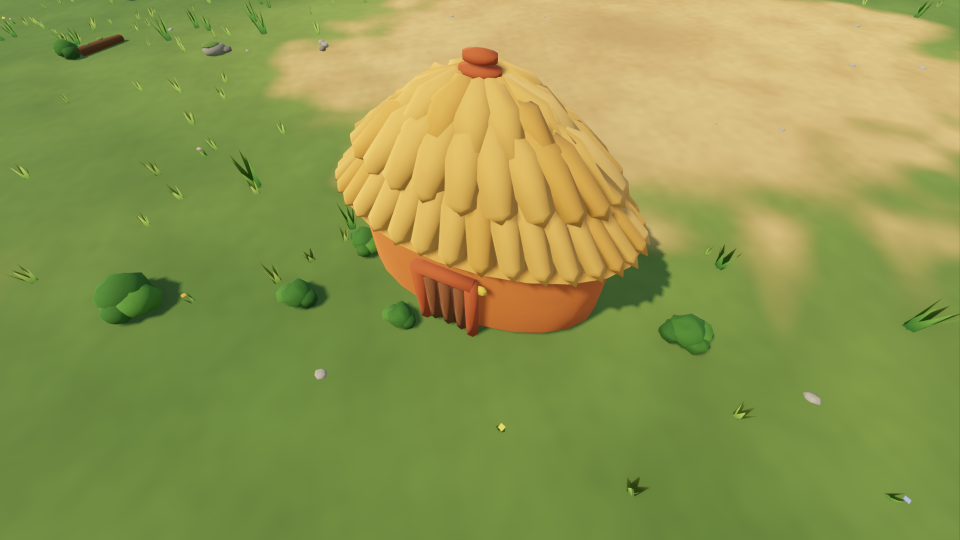
#> input picture docs/godot/screenshots/buildings_v2/house_close.png, 1920 x 1080 px (shown at 1/2 size); its folder holds 4 pictures in this run
$ python make_building_review.py --stage 1
#> lines starting #> are read from the running program, lines starting #| are printed output that depends on the picture
"""Unretouched game render and the original HUD card source, side by side."""
from pathlib import Path
import argparse,json,struct
from PIL import Image,ImageDraw,ImageFont

ROOT=Path(__file__).resolve().parents[4]
OUT=ROOT/'docs/godot/screenshots/buildings_v2'
NAMES={'house':'Дом рода','storage':'Склад','workshop':'Мастерская','kiln':'Печь','campfire':'Костёр','idol':'Идол','totem':'Тотем'}

def font(size,bold=False):return ImageFont.truetype('C:/Windows/Fonts/arialbd.ttf' if bold else 'C:/Windows/Fonts/arial.ttf',size)

def main():
    parser=argparse.ArgumentParser();parser.add_argument('--stage',choices=['1','2','3'],required=True);args=parser.parse_args()
    names={'1':['house','storage','workshop'],'2':['kiln','campfire'],'3':['idol','totem']}[args.stage]
    overview=Image.new('RGB',(1500,80+len(names)*560),'#F3E8D2');od=ImageDraw.Draw(overview)
#> after `overview = Image.new('RGB', (1500, 80 + len(names) * 560), '#F3E8D2')`:
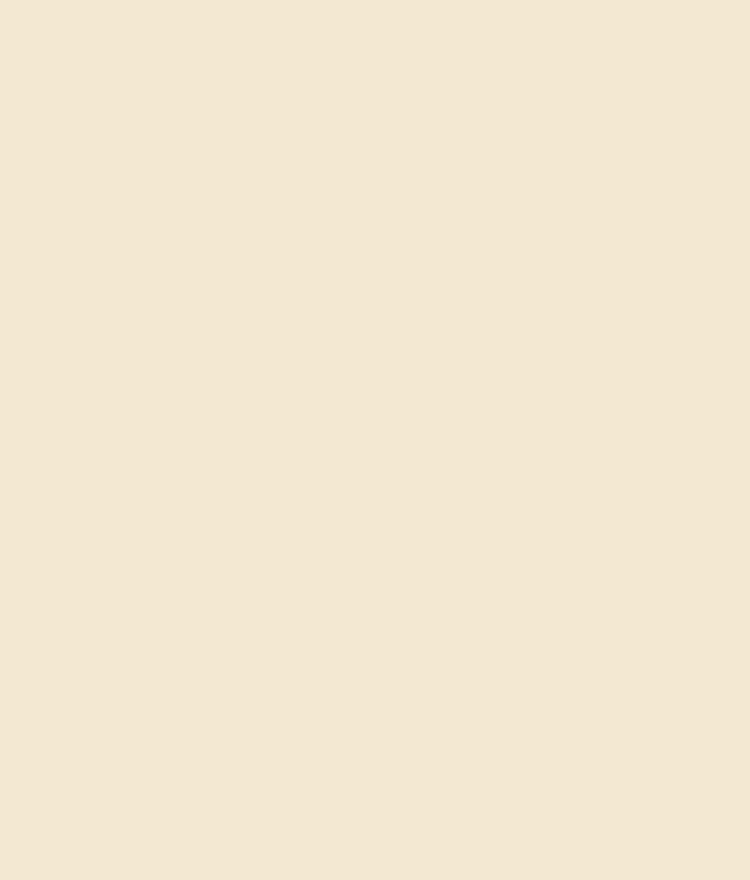
#> overview: PIL image 1500x1760 RGB (shown at 1/2 size); mean R, G, B 243, 232, 210
    od.text((22,20),'CLAYFOLK · ПОСТРОЙКИ · ЭТАП '+args.stage,font=font(28,True),fill='#4D331F')
    for index,name in enumerate(names):
        board=Image.new('RGB',(1920,1080),'#F3E8D2');d=ImageDraw.Draw(board)
#> after `board = Image.new('RGB', (1920, 1080), '#F3E8D2')`:
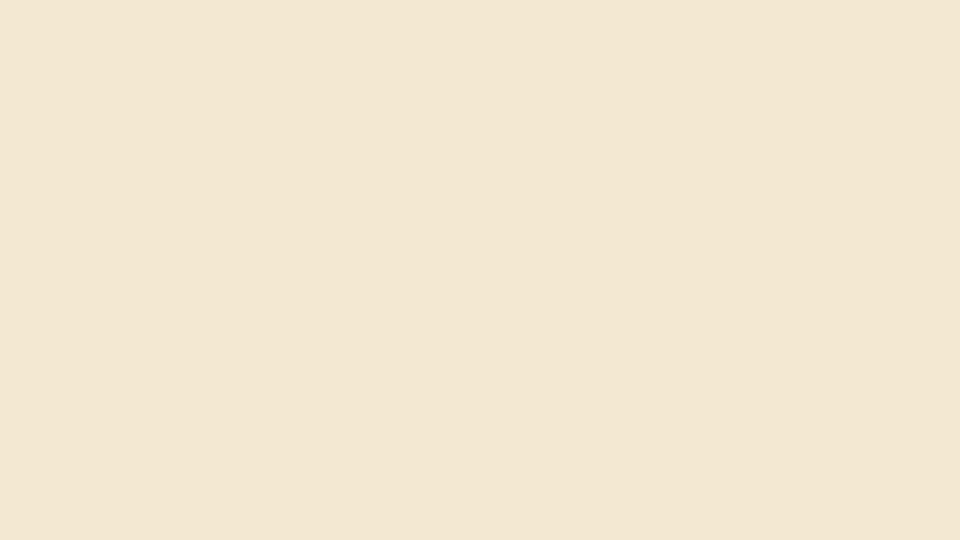
#> board: PIL image 1920x1080 RGB (shown at 1/2 size); mean R, G, B 243, 232, 210
        d.text((26,18),NAMES[name]+' · модель / карточка build_'+name,font=font(30,True),fill='#4D331F')
        game=Image.open(OUT/(name+'_close.png')).convert('RGB').crop((360,0,1560,1000))
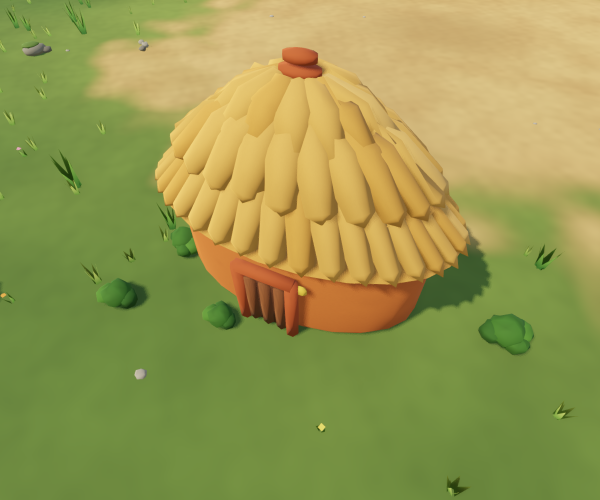
#> game: PIL image 1200x1000 RGB (shown at 1/2 size); mean R, G, B 151.5, 153.2, 80.4
        game.thumbnail((930,850),Image.Resampling.LANCZOS);board.paste(game,(20+(930-game.width)//2,100))
#> after `game.thumbnail((930, 850), Image.Resampling.LANCZOS)`:
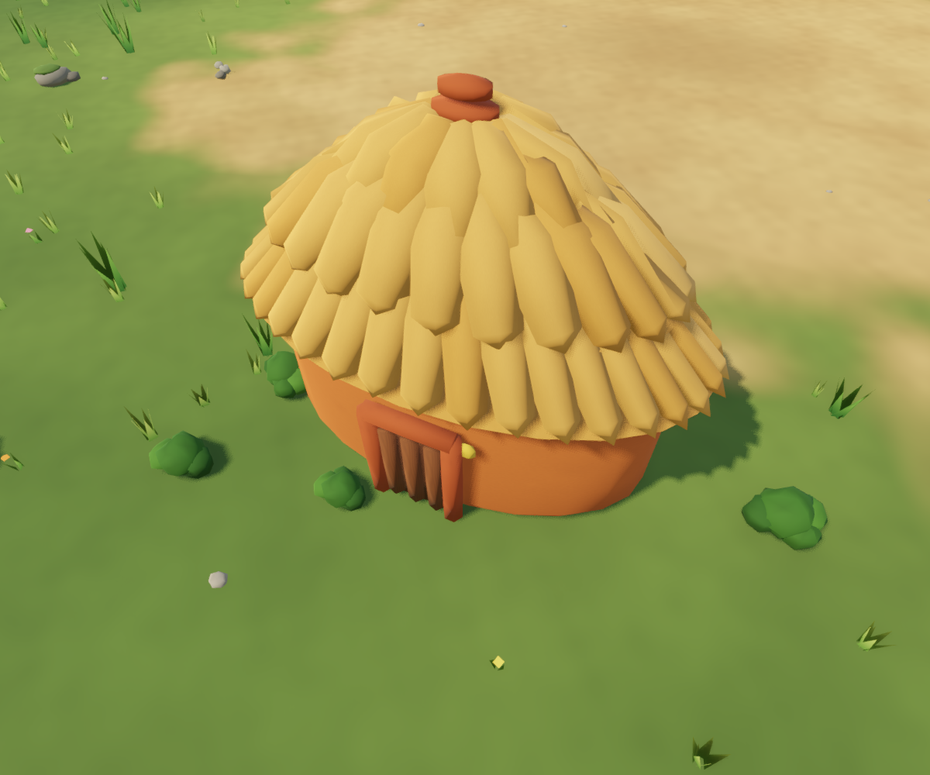
#> game: PIL image 930x775 RGB; mean R, G, B 151.5, 153.2, 80.4
#> after `board.paste(game, (20 + (930 - game.width) // 2, 100))`:
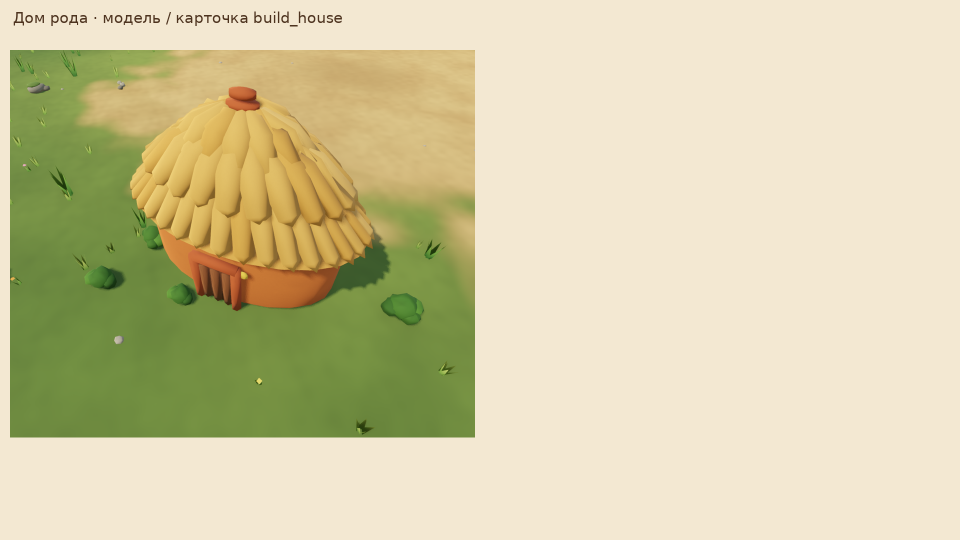
#> board: PIL image 1920x1080 RGB (shown at 1/2 size); mean R, G, B 210.9, 204.3, 164.6
#> (the run stopped early here; a loop or call above may not have finished)
